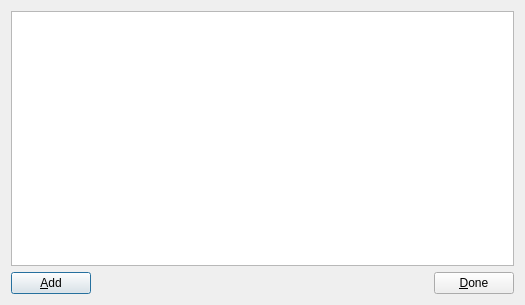
<?xml version="1.0" encoding="UTF-8"?>
<ui version="4.0">
 <class>Dialog</class>
 <widget class="QDialog" name="Dialog">
  <property name="geometry">
   <rect>
    <x>0</x>
    <y>0</y>
    <width>525</width>
    <height>305</height>
   </rect>
  </property>
  <property name="sizePolicy">
   <sizepolicy hsizetype="Maximum" vsizetype="Preferred">
    <horstretch>0</horstretch>
    <verstretch>0</verstretch>
   </sizepolicy>
  </property>
  <property name="windowTitle">
   <string>Radios</string>
  </property>
  <property name="windowIcon">
   <iconset resource="icons.qrc">
    <normaloff>:/antenna.svg</normaloff>:/antenna.svg</iconset>
  </property>
  <layout class="QVBoxLayout" name="verticalLayout">
   <item>
    <widget class="QTreeWidget" name="radioList">
     <property name="editTriggers">
      <set>QAbstractItemView::NoEditTriggers</set>
     </property>
     <property name="selectionMode">
      <enum>QAbstractItemView::NoSelection</enum>
     </property>
     <property name="rootIsDecorated">
      <bool>false</bool>
     </property>
     <property name="uniformRowHeights">
      <bool>true</bool>
     </property>
     <property name="itemsExpandable">
      <bool>false</bool>
     </property>
     <property name="allColumnsShowFocus">
      <bool>true</bool>
     </property>
     <property name="headerHidden">
      <bool>true</bool>
     </property>
     <property name="expandsOnDoubleClick">
      <bool>false</bool>
     </property>
     <property name="columnCount">
      <number>3</number>
     </property>
     <attribute name="headerVisible">
      <bool>false</bool>
     </attribute>
     <attribute name="headerStretchLastSection">
      <bool>false</bool>
     </attribute>
     <attribute name="headerVisible">
      <bool>false</bool>
     </attribute>
     <attribute name="headerStretchLastSection">
      <bool>false</bool>
     </attribute>
     <column>
      <property name="text">
       <string notr="true">1</string>
      </property>
     </column>
     <column>
      <property name="text">
       <string notr="true">2</string>
      </property>
     </column>
     <column>
      <property name="text">
       <string notr="true">3</string>
      </property>
     </column>
    </widget>
   </item>
   <item>
    <layout class="QHBoxLayout" name="horizontalLayout" stretch="1,100,1">
     <item>
      <widget class="QPushButton" name="add">
       <property name="sizePolicy">
        <sizepolicy hsizetype="Expanding" vsizetype="Fixed">
         <horstretch>0</horstretch>
         <verstretch>0</verstretch>
        </sizepolicy>
       </property>
       <property name="minimumSize">
        <size>
         <width>80</width>
         <height>0</height>
        </size>
       </property>
       <property name="sizeIncrement">
        <size>
         <width>0</width>
         <height>0</height>
        </size>
       </property>
       <property name="text">
        <string>&amp;Add</string>
       </property>
       <property name="icon">
        <iconset resource="icons.qrc">
         <normaloff>:/filenew.svg</normaloff>:/filenew.svg</iconset>
       </property>
      </widget>
     </item>
     <item>
      <spacer name="horizontalSpacer">
       <property name="orientation">
        <enum>Qt::Horizontal</enum>
       </property>
       <property name="sizeHint" stdset="0">
        <size>
         <width>38</width>
         <height>20</height>
        </size>
       </property>
      </spacer>
     </item>
     <item>
      <widget class="QPushButton" name="pushButton">
       <property name="sizePolicy">
        <sizepolicy hsizetype="Expanding" vsizetype="Fixed">
         <horstretch>0</horstretch>
         <verstretch>0</verstretch>
        </sizepolicy>
       </property>
       <property name="minimumSize">
        <size>
         <width>80</width>
         <height>0</height>
        </size>
       </property>
       <property name="text">
        <string>&amp;Done</string>
       </property>
       <property name="icon">
        <iconset resource="icons.qrc">
         <normaloff>:/ok.svg</normaloff>:/ok.svg</iconset>
       </property>
      </widget>
     </item>
    </layout>
   </item>
  </layout>
 </widget>
 <resources>
  <include location="icons.qrc"/>
  <include location="../5/icons.qrc"/>
 </resources>
 <connections>
  <connection>
   <sender>pushButton</sender>
   <signal>clicked()</signal>
   <receiver>Dialog</receiver>
   <slot>accept()</slot>
   <hints>
    <hint type="sourcelabel">
     <x>375</x>
     <y>280</y>
    </hint>
    <hint type="destinationlabel">
     <x>404</x>
     <y>233</y>
    </hint>
   </hints>
  </connection>
 </connections>
</ui>
